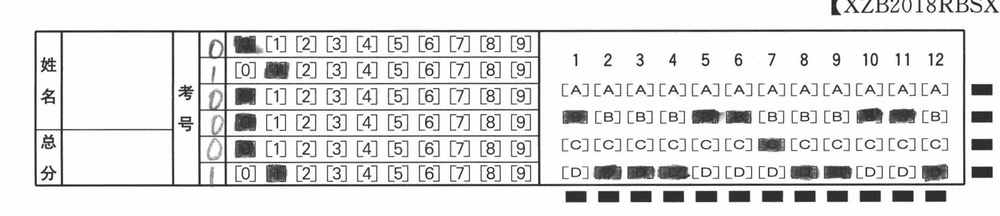
#> input picture test_cut_(388, 609, 2188, 998).jpg, 1000 x 216 px, shrunk from 1800 x 389 before the run
$ python test_line.py   (Python 2 division)
#> lines starting #> are read from the running program, lines starting #| are printed output that depends on the picture; after the words box and inside, x2 and y2 are one past the last pixel; in counts of white or black regions, pixels touching at a corner belong together
#coding=utf-8
import cv2
import numpy as np
import os


def _line(path=None):
    '''
    直线检测
    '''
#> called with path = 'test_cut_(388, 609, 2188, 998).jpg'
    lines_data = []
    minLineLength = 200
    maxLineGap = 100

    img = cv2.imread(path)
#> img is the input picture: shape (216, 1000, 3); min 17, max 255, mean 226.5
    gray = cv2.cvtColor(img, cv2.COLOR_BGR2GRAY)

    thresh = cv2.threshold(gray.copy(),200,255,cv2.THRESH_BINARY_INV | cv2.THRESH_OTSU)[1]
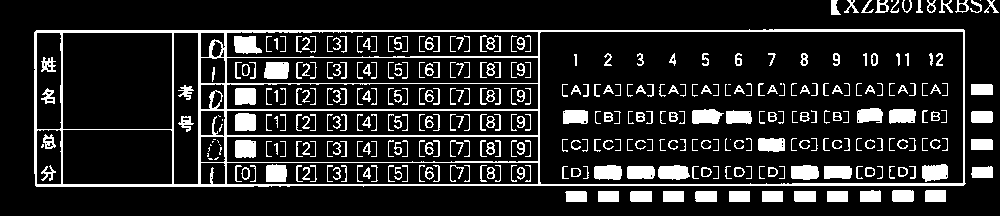
#> thresh: shape (216, 1000); 15% white; 356 white regions (21 under 20 px), largest, box (x1, y1, x2, y2) and area: (34, 29, 966, 187) 10259, (264, 62, 289, 79) 396, (658, 165, 690, 180) 396
    #lines = cv2.HoughLinesP(thresh,1,np.pi/180,118,minLineLength,maxLineGap)
    lines = cv2.HoughLinesP(thresh,1,np.pi,118,minLineLength,maxLineGap)
#> lines = 16 rows, first 6: [539, 185, 539, 30], [225, 186, 225, 30], [61, 186, 61, 30], [173, 186, 173, 30], [200, 186, 200, 30], [198, 186, 198, 30]
    for line in lines[:,:,:]:
        _tmp_dct = {}
        print line[0,:]
        x1,y1,x2,y2 = line[0,:]
        #print x1,y1,x2,y2
        _tmp_dct["x1"] = x1
        _tmp_dct["y1"] = y1
        _tmp_dct["x2"] = x2
        _tmp_dct["y2"] = y2

        lines_data.append(_tmp_dct)

        cv2.line(img,(x1,y1),(x2,y2),(0,255,0),1)
        #输出答题卡区域图像
        ans_lst = os.path.splitext(path)
        ans_path = ans_lst[0] + '_line' + ans_lst[1]
        cv2.imwrite(ans_path,img)
#> this loop made 16 passes
#> (x1, y1, x2, y2) on passes 1 to 12: (539, 185, 539, 30), (225, 186, 225, 30), (61, 186, 61, 30), (173, 186, 173, 30), (200, 186, 200, 30), (198, 186, 198, 30), (199, 186, 199, 30), (963, 185, 963, 29), (36, 186, 36, 30), (172, 186, 172, 30), (964, 184, 964, 30), (226, 186, 226, 30)
#| [539 185 539  30]
#| [225 186 225  30]
#| [ 61 186  61  30]
#| [173 186 173  30]
#| [200 186 200  30]
#| [198 186 198  30]
#| [199 186 199  30]
#| [963 185 963  29]
#> (further printed lines are left out)
#> pass 1, in _line, `cv2.imwrite(ans_path,img)`:
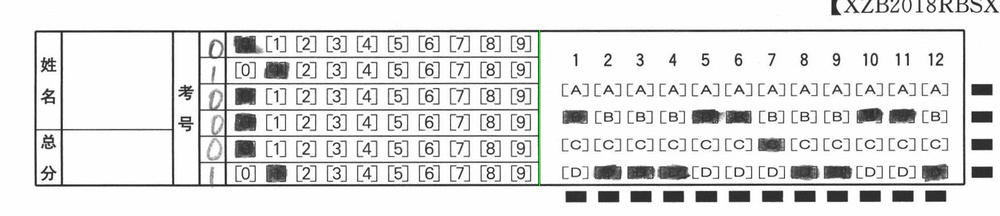
#> saved as test_cut_(388, 609, 2188, 998)_line.jpg: shape (216, 1000, 3); mean B, G, R 226.4, 226.6, 226.4
#> pass 2, in _line, `cv2.imwrite(ans_path,img)`:
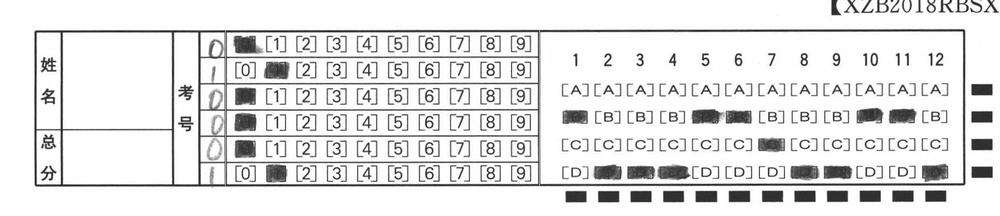
#> saved as test_cut_(388, 609, 2188, 998)_line.jpg: shape (216, 1000, 3); mean B, G, R 226.4, 226.8, 226.4
#> after the loop:
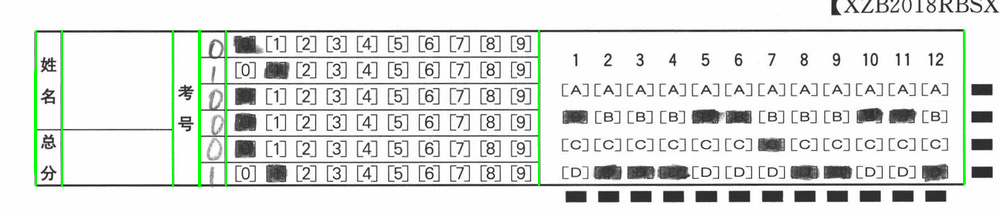
#> img: shape (216, 1000, 3); 1.14% of pixels changed, all inside (x1, y1, x2, y2) = (34, 29, 965, 187)
#> after the loop, lines_data = 16 items
    return lines_data

if __name__ == "__main__":
    lines_data = _line("test_cut_(388, 609, 2188, 998).jpg")
#> lines_data = 16 items
    print lines_data,33333333333333333333
#> (printed output is left out)

$ run again, with test_cut_(386, 595, 2186, 988).jpg copied over test_cut_(388, 609, 2188, 998).jpg
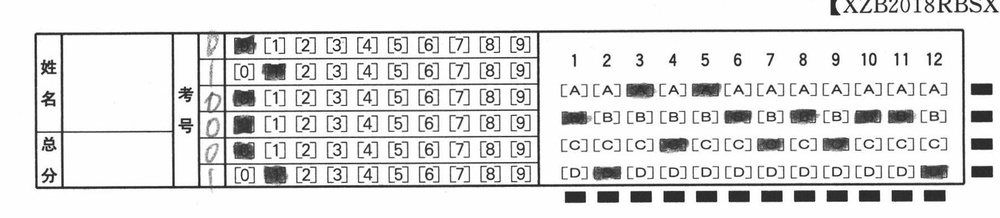
#> input picture test_cut_(386, 595, 2186, 988).jpg, 1000 x 218 px, shrunk from 1800 x 393 before the run
#> in _line, img is the input picture: shape (218, 1000, 3); min 17, max 255, mean 224.7
#> in _line, `thresh = cv2.threshold(gray.copy(),200,255,cv2.THRESH_BINARY_INV | cv2..`:
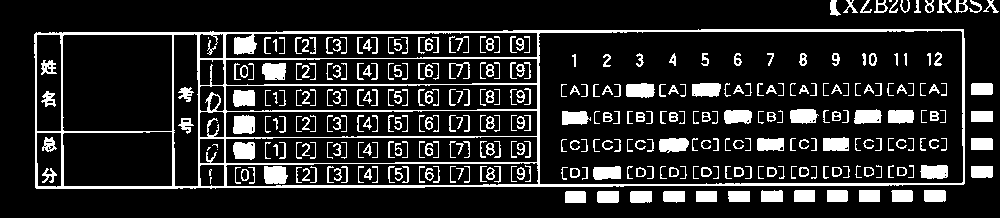
#> thresh: shape (218, 1000); 15.6% white; 343 white regions (8 under 20 px), largest, box (x1, y1, x2, y2) and area: (34, 29, 965, 189) 11267, (264, 166, 288, 184) 384, (626, 83, 655, 98) 374
#> lines = 15 rows, first 6: [538, 186, 538, 30], [35, 187, 35, 33], [173, 188, 173, 32], [225, 187, 225, 32], [172, 188, 172, 32], [198, 187, 198, 32]
#> the loop in _line, `for line in lines[:,:,:]:` made 15 passes
#> (printed output is left out)
#> after the loop in _line, `for line in lines[:,:,:]:`:
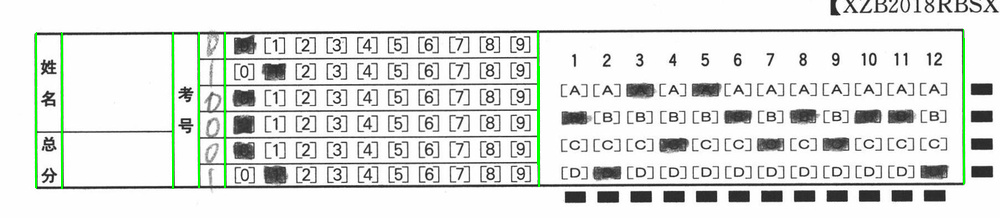
#> img: shape (218, 1000, 3); 1.04% of pixels changed, all inside (x1, y1, x2, y2) = (35, 29, 965, 189)
#> after the loop in _line, `for line in lines[:,:,:]:`: lines_data = 15 items
#> (printed output is left out)

$ run again, with test_cut_(467, 597, 1843, 989).jpg copied over test_cut_(388, 609, 2188, 998).jpg
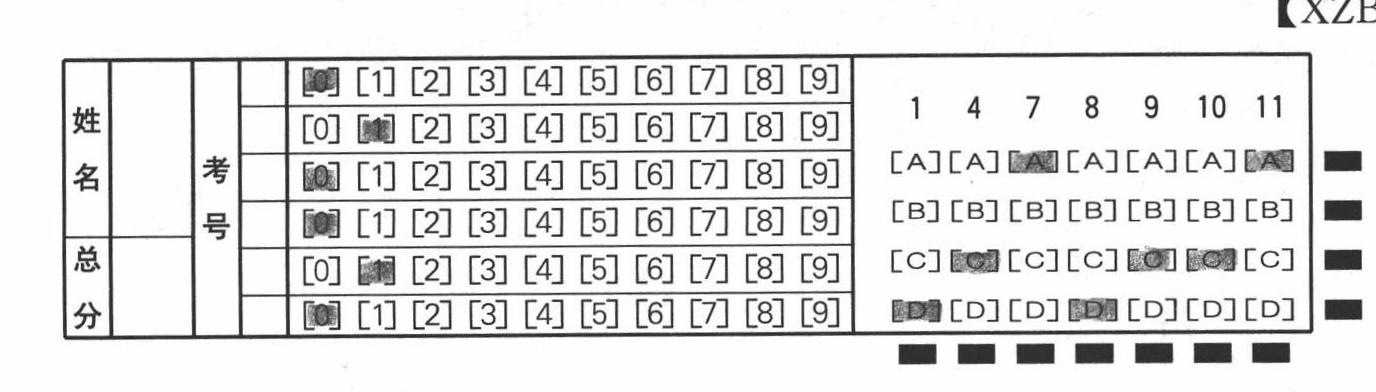
#> input picture test_cut_(467, 597, 1843, 989).jpg, 1376 x 392 px
#> in _line, img is the input picture: shape (392, 1376, 3); min 14, max 255, mean 226.6
#> in _line, `thresh = cv2.threshold(gray.copy(),200,255,cv2.THRESH_BINARY_INV | cv2..`:
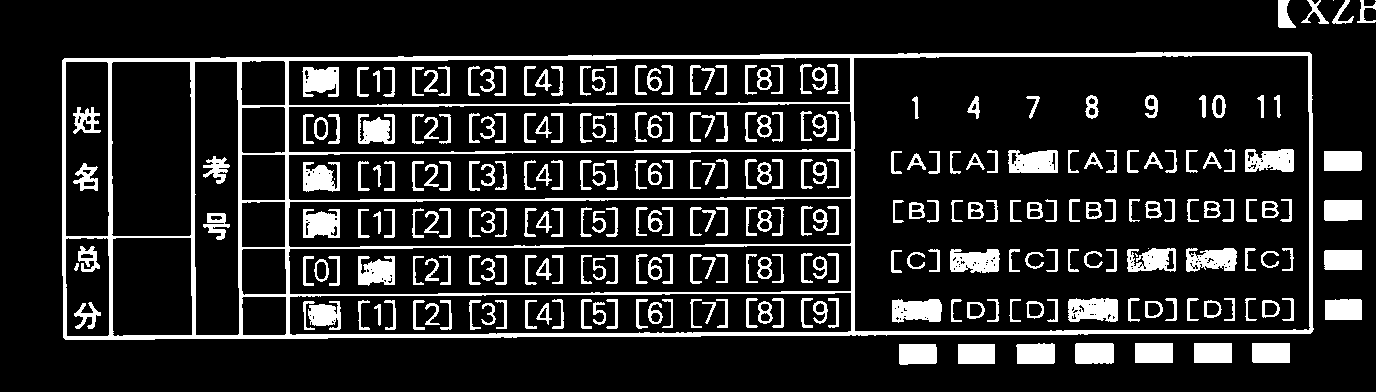
#> thresh: shape (392, 1376); 14.4% white; 276 white regions (5 under 20 px), largest, box (x1, y1, x2, y2) and area: (62, 52, 1314, 340) 25447, (1068, 298, 1118, 322) 1000, (892, 299, 942, 323) 983
#> lines = 29 rows, first 6: [853, 335, 853, 54], [64, 338, 64, 58], [852, 335, 852, 54], [288, 338, 288, 57], [109, 339, 109, 58], [851, 334, 851, 54]
#> the loop in _line, `for line in lines[:,:,:]:` made 29 passes
#> (printed output is left out)
#> after the loop in _line, `for line in lines[:,:,:]:`:
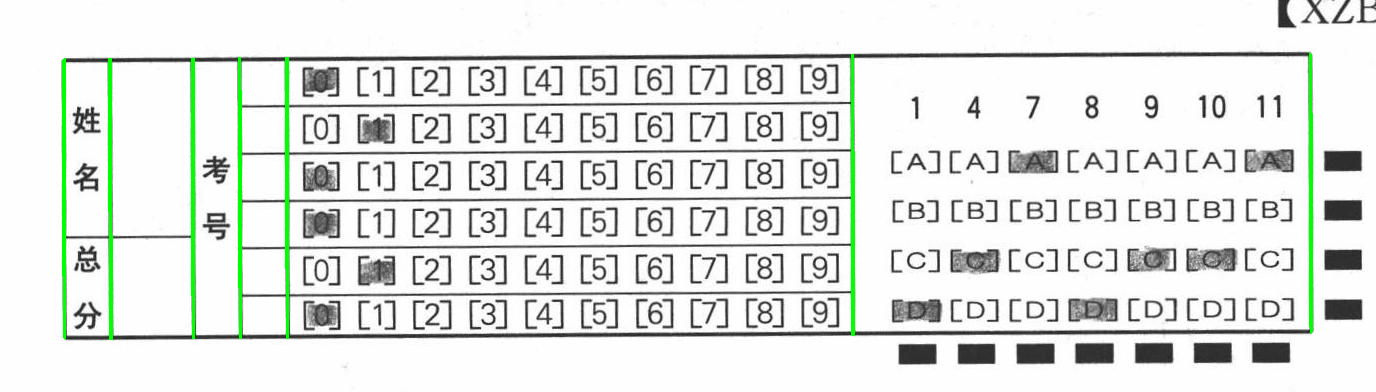
#> img: shape (392, 1376, 3); 1.38% of pixels changed, all inside (x1, y1, x2, y2) = (62, 52, 1313, 340)
#> after the loop in _line, `for line in lines[:,:,:]:`: lines_data = 29 items
#> (printed output is left out)

$ run again, with test_cut_(544, 630, 1861, 1091).jpg copied over test_cut_(388, 609, 2188, 998).jpg
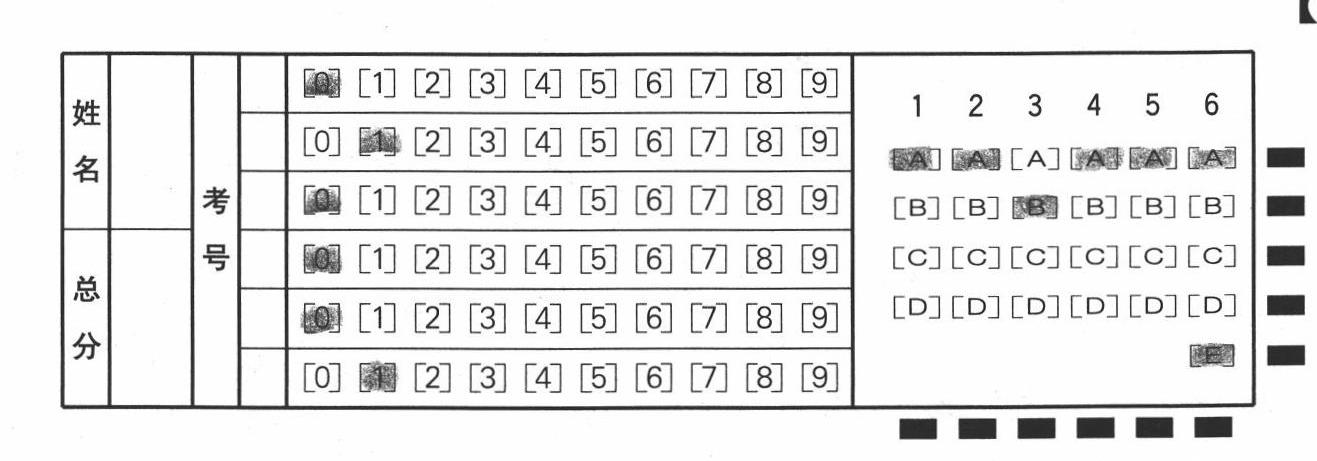
#> input picture test_cut_(544, 630, 1861, 1091).jpg, 1317 x 461 px
#> in _line, img is the input picture: shape (461, 1317, 3); min 0, max 255, mean 232.2
#> in _line, `thresh = cv2.threshold(gray.copy(),200,255,cv2.THRESH_BINARY_INV | cv2..`:
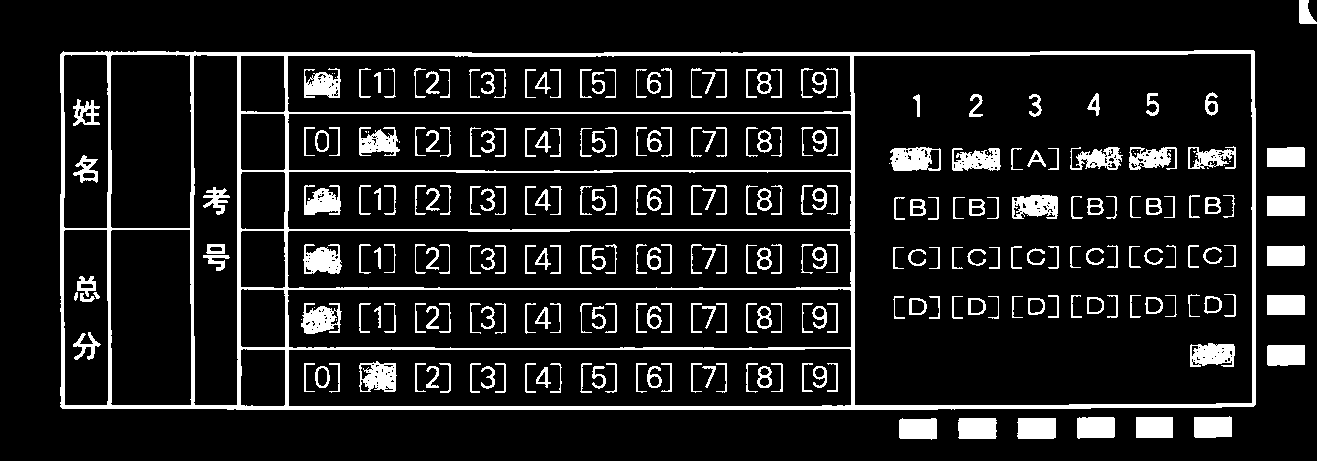
#> thresh: shape (461, 1317); 11.3% white; 280 white regions (22 under 20 px), largest, box (x1, y1, x2, y2) and area: (60, 50, 1256, 410) 26165, (890, 147, 941, 171) 892, (1190, 343, 1235, 367) 852
#> lines = 26 rows, first 6: [285, 409, 285, 52], [191, 408, 191, 52], [287, 409, 287, 52], [237, 358, 237, 52], [238, 409, 238, 52], [240, 409, 240, 52]
#> the loop in _line, `for line in lines[:,:,:]:` made 26 passes
#> (printed output is left out)
#> after the loop in _line, `for line in lines[:,:,:]:`:
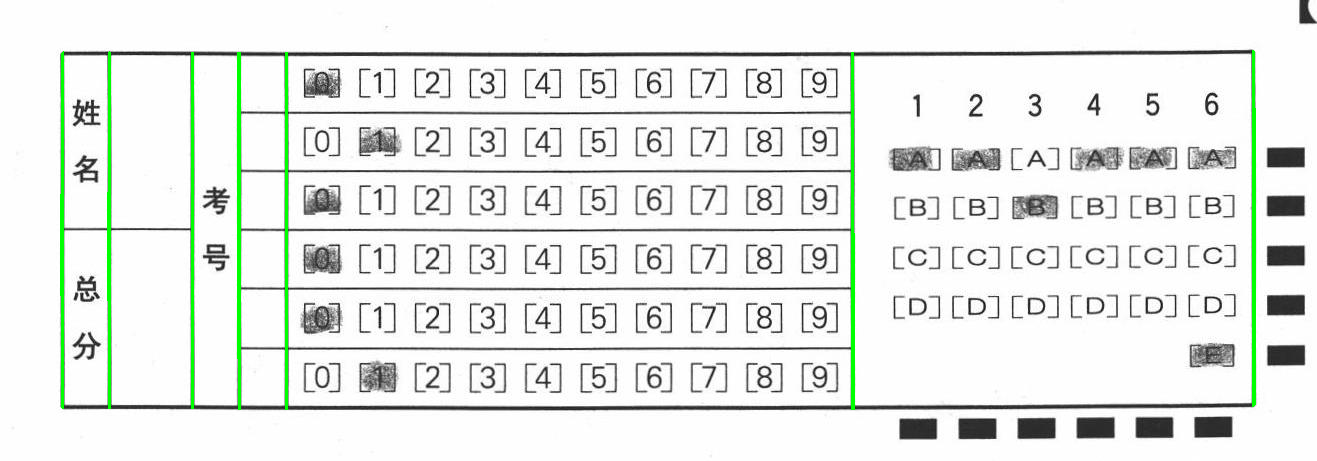
#> img: shape (461, 1317, 3); 1.4% of pixels changed, all inside (x1, y1, x2, y2) = (60, 50, 1256, 410)
#> after the loop in _line, `for line in lines[:,:,:]:`: lines_data = 26 items
#> (printed output is left out)
